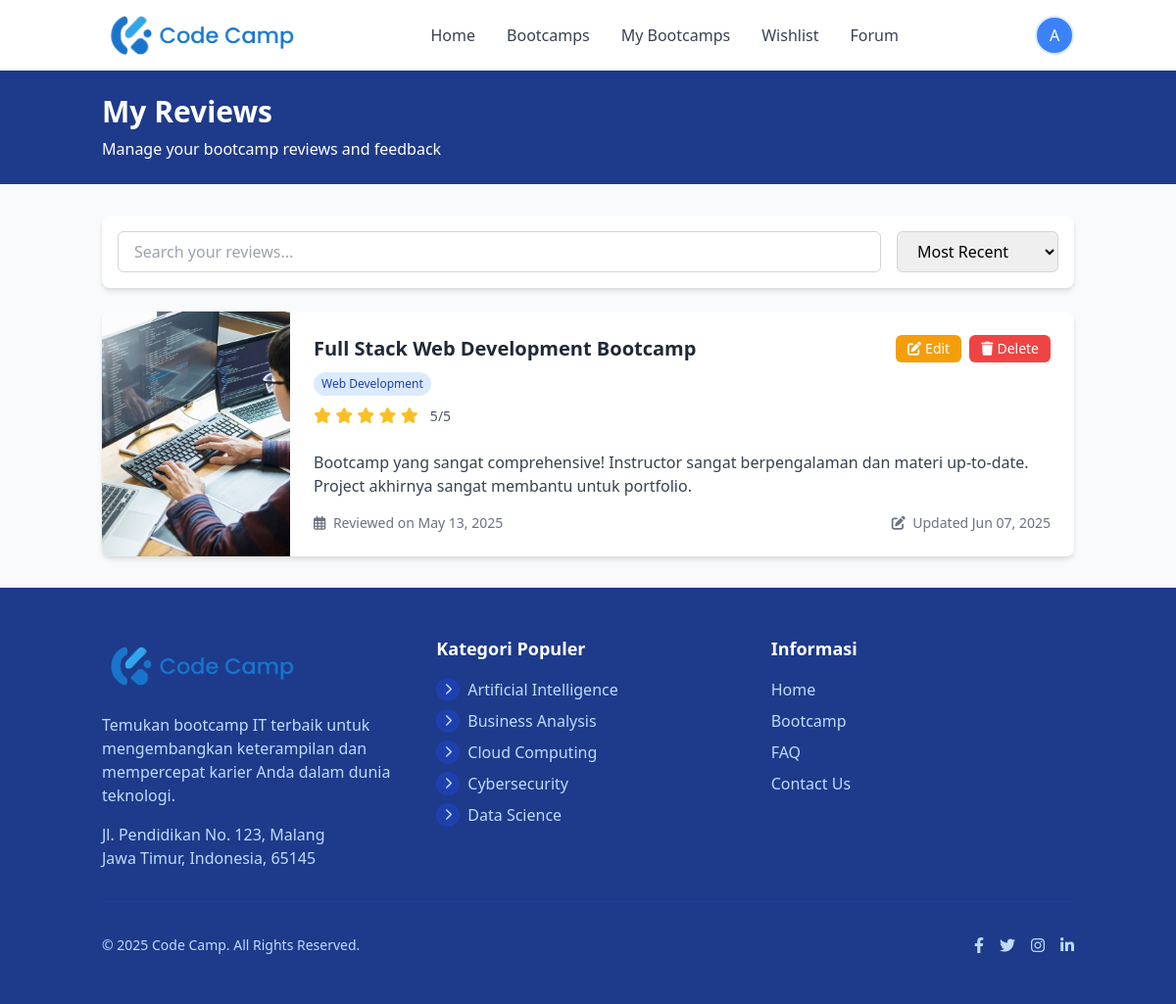
The page /index.php?action=my_reviews (signed in) on the database its author committed.
### tables this page shows
CREATE TABLE IF NOT EXISTS reviews (
    id INT AUTO_INCREMENT UNIQUE PRIMARY KEY,
    bootcamp_id INT NOT NULL,
    user_id INT NOT NULL,
    rating INT NOT NULL CHECK (rating >= 1 AND rating <= 5),
    review_text TEXT DEFAULT NULL,  
    status ENUM('published', 'pending', 'rejected') DEFAULT 'published',  
    helpful_count INT DEFAULT 0,  
    created_at DATETIME NOT NULL DEFAULT CURRENT_TIMESTAMP,  
    updated_at DATETIME DEFAULT CURRENT_TIMESTAMP ON UPDATE CURRENT_TIMESTAMP,  
    
     
    FOREIGN KEY (bootcamp_id) REFERENCES bootcamps(id) ON DELETE CASCADE ON UPDATE CASCADE,
    FOREIGN KEY (user_id) REFERENCES users(id) ON DELETE CASCADE ON UPDATE CASCADE,
    
     
    UNIQUE KEY unique_user_bootcamp_review (user_id, bootcamp_id),  
    
     
    INDEX idx_reviews_bootcamp (bootcamp_id),
    INDEX idx_reviews_user (user_id),
    INDEX idx_reviews_rating (rating),
    INDEX idx_reviews_status (status)
);

CREATE TABLE IF NOT EXISTS bootcamps (
    id INT AUTO_INCREMENT PRIMARY KEY,
    title VARCHAR(255) NOT NULL,
    slug VARCHAR(255) NOT NULL UNIQUE,  
    description TEXT DEFAULT NULL,  
    category_id INT NOT NULL,
    instructor_name VARCHAR(100) NOT NULL,
    instructor_photo VARCHAR(255) DEFAULT NULL,  
    price DECIMAL(10, 2) NOT NULL DEFAULT 0.00,  
    discount_price DECIMAL(10, 2) DEFAULT NULL,  
    start_date DATE DEFAULT NULL,  
    duration VARCHAR(50) DEFAULT NULL,  
    image VARCHAR(255) DEFAULT NULL,  
    status ENUM('active', 'upcoming', 'closed', 'draft') DEFAULT 'draft',  
    featured TINYINT(1) DEFAULT 0,  
    max_participants INT DEFAULT NULL,  
    current_participants INT DEFAULT 0,  
    created_at DATETIME NOT NULL DEFAULT CURRENT_TIMESTAMP,  
    updated_at DATETIME DEFAULT CURRENT_TIMESTAMP ON UPDATE CURRENT_TIMESTAMP,  
    
     
    FOREIGN KEY (category_id) REFERENCES categories(id) ON DELETE RESTRICT ON UPDATE CASCADE,
    
     
    INDEX idx_bootcamps_slug (slug),
    INDEX idx_bootcamps_category (category_id),
    INDEX idx_bootcamps_status (status),
    INDEX idx_bootcamps_featured (featured),
    INDEX idx_bootcamps_start_date (start_date)
);

CREATE TABLE IF NOT EXISTS categories (
    id INT AUTO_INCREMENT PRIMARY KEY,
    name VARCHAR(100) NOT NULL UNIQUE,  
    slug VARCHAR(100) NOT NULL UNIQUE,  
    icon VARCHAR(255) DEFAULT NULL,  
    description TEXT DEFAULT NULL,  
    status ENUM('active', 'inactive') DEFAULT 'active',  
    sort_order INT DEFAULT 0,  
    created_at DATETIME NOT NULL DEFAULT CURRENT_TIMESTAMP,  
    updated_at DATETIME DEFAULT CURRENT_TIMESTAMP ON UPDATE CURRENT_TIMESTAMP,  
    
     
    INDEX idx_categories_slug (slug),
    INDEX idx_categories_status (status),
    INDEX idx_categories_sort (sort_order)
);

### views/review/my_reviews.php (the view, shortened to what the rows shown need)
<?php
include_once 'views/includes/header.php';
?>
<div class="bg-blue-900 text-white py-6">
    <div class="container mx-auto px-4">
        <h1 class="text-3xl font-bold">My Reviews</h1>
    </div>
</div>
<div class="container mx-auto px-4 py-8">
    <?php if (empty($reviews)): ?>
        <div class="bg-white rounded-lg shadow-md p-8 text-center">
            <div class="text-gray-500 mb-4">
                <i class="fas fa-star text-6xl"></i>
            </div>
            <h2 class="text-2xl font-bold text-gray-800 mb-2">No Reviews Yet</h2>
            <p class="text-gray-600 mb-6">You haven't written any reviews. Enroll in bootcamps and share your experience!</p>
            <a href="index.php?action=bootcamps" class="px-6 py-3 bg-blue-600 text-white font-medium rounded-md hover:bg-blue-700 transition-colors inline-block">
                Browse Bootcamps
            </a>
        </div>
    <?php else: ?>
        <div class="space-y-6" id="reviewsContainer">
            <?php foreach ($reviews as $review): ?>
                <div class="bg-white rounded-lg shadow-md overflow-hidden hover:shadow-lg transition-shadow duration-300 review-card"
                     data-bootcamp-title="<?php echo htmlspecialchars(strtolower($review['bootcamp_title'])); ?>"
                     data-rating="<?php echo $review['rating']; ?>"
                     data-date="<?php echo $review['created_at']; ?>">
                    <div class="md:flex">
                        <div class="md:w-48 md:flex-shrink-0">
                            <img src="assets/images/ngoding.jpg"
                                 alt="<?php echo htmlspecialchars($review['bootcamp_title']); ?>"
                                 class="h-48 w-full object-cover md:h-full">
                        </div>
                        <div class="p-6 flex-1">
                            <div class="flex justify-between items-start mb-4">
                                <div>
                                    <h3 class="text-xl font-bold text-gray-800 mb-2">
                                        <?php echo htmlspecialchars($review['bootcamp_title']); ?>
                                    </h3>
                                    <?php if (!empty($review['category_name'])): ?>
                                        <span class="inline-block px-2 py-1 bg-blue-100 text-blue-800 text-xs font-medium rounded-full mb-2">
                                            <?php echo htmlspecialchars($review['category_name']); ?>
                                        </span>
                                    <?php endif; ?>
                                    <div class="review-stars mb-2">
                                        <?php for ($i = 1; $i <= 5; $i++): ?>
                                            <i class="fas fa-star <?php echo ($i <= $review['rating']) ? 'active' : ''; ?>"></i>
                                        <?php endfor; ?>
                                        <span class="ml-2 text-gray-600 text-sm"><?php echo $review['rating']; ?>/5</span>
                                    </div>
                                </div>
                                <div class="flex space-x-2">
                                    <button onclick="editReview(<?php echo $review['id']; ?>)"
                                            class="px-3 py-1 bg-yellow-500 text-white text-sm rounded-md hover:bg-yellow-600 transition-colors">
                                        <i class="fas fa-edit mr-1"></i>Edit
                                    </button>
                                    <button onclick="deleteReview(<?php echo $review['id']; ?>)"
                                            class="px-3 py-1 bg-red-500 text-white text-sm rounded-md hover:bg-red-600 transition-colors">
                                        <i class="fas fa-trash mr-1"></i>Delete
                                    </button>
                                </div>
                            </div>
                            <div class="text-gray-700 mb-4">
                                <p><?php echo nl2br(htmlspecialchars($review['review_text'])); ?></p>
                            </div>
                            <div class="flex items-center justify-between text-sm text-gray-500">
                                <div>
                                    <i class="far fa-calendar-alt mr-1"></i>
                                    Reviewed on <?php echo date('F d, Y', strtotime($review['created_at'])); ?>
                                </div>
                                <?php if ($review['updated_at']): ?>
                                    <div>
                                        <i class="fas fa-edit mr-1"></i>
                                        Updated <?php echo date('M d, Y', strtotime($review['updated_at'])); ?>
                                    </div>
                                <?php endif; ?>
                            </div>
                        </div>
                    </div>
                </div>
            <?php endforeach; ?>
        </div>
    <?php endif; ?>
</div>
<?php
include_once 'views/includes/footer.php';
?>

### views/includes/footer.php (shortened to what the rows shown need)
<?php
if (!isset($categories)) {
    require_once (isset($base_url) ? $base_url : '') . 'config/database.php';
    require_once (isset($base_url) ? $base_url : '') . 'models/Category.php';
    $database = new Database();
    $db = $database->getConnection();
    $category = new Category($db);
    $categoryStmt = $category->readAll();
    $categories = $categoryStmt->fetchAll(PDO::FETCH_ASSOC);
}
?>
    <footer class="bg-blue-900 text-white">
        <div class="container mx-auto px-4 py-12">
            <div class="grid grid-cols-1 md:grid-cols-3 gap-8">
                <div>
                    <ul class="space-y-2">
                        <?php foreach (array_slice($categories, 0, 5) as $category): ?>
                            <li class="flex items-center">
                                <div class="w-6 h-6 mr-2 bg-blue-800 rounded-full flex items-center justify-center">
                                    <?php
                                    $icon_path = null;
                                    if ($icon_path): ?>
                                        <img src="<?php echo $icon_path; ?>" alt="<?php echo htmlspecialchars($category['name']); ?>" class="w-4 h-4 object-contain filter brightness-0 invert">
                                    <?php else: ?>
                                        <i class="fas fa-chevron-right text-blue-200 text-xs"></i>
                                    <?php endif; ?>
                                </div>
                                <a href="<?php echo isset($base_url) ? $base_url : ''; ?>index.php?action=bootcamp_category&id=<?php echo $category['id']; ?>" class="text-blue-200 hover:text-white transition-colors">
                                    <?php echo htmlspecialchars($category['name']); ?>
                                </a>
                            </li>
                        <?php endforeach; ?>
                    </ul>
                </div>
            </div>
        </div>
    </footer>
</body>
</html>

### rows shown on the page
reviews: bootcamp.title "Full Stack Web Development Bootcamp", categories.name "Web Development", rating "5", review_text "Bootcamp yang sangat comprehensive! Instructor sangat berpengalaman dan materi up-to-date. Project akhirnya sangat membantu untuk portfolio.", created_at "May 13, 2025", updated_at "Jun 07, 2025"
categories: name "Artificial Intelligence"
categories: name "Business Analysis"
categories: name "Cloud Computing"
categories: name "Cybersecurity"
categories: name "Data Science"

### other values the page prints
substr($user_name, 0, 1) "A"
